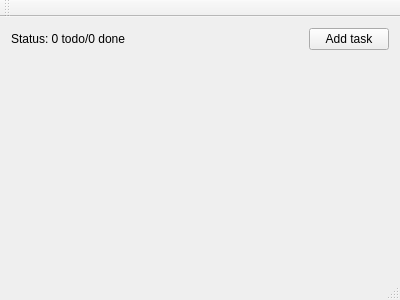
<?xml version="1.0" encoding="UTF-8"?>
<ui version="4.0">
 <class>MainWindow</class>
 <widget class="QMainWindow" name="MainWindow">
  <property name="geometry">
   <rect>
    <x>0</x>
    <y>0</y>
    <width>400</width>
    <height>300</height>
   </rect>
  </property>
  <property name="windowTitle">
   <string>MainWindow</string>
  </property>
  <widget class="QWidget" name="centralWidget">
   <layout class="QVBoxLayout" name="verticalLayout">
    <item>
     <layout class="QHBoxLayout" name="horizontalLayout">
      <item>
       <widget class="QLabel" name="statusLabel">
        <property name="text">
         <string>Status: 0 todo/0 done</string>
        </property>
       </widget>
      </item>
      <item>
       <spacer name="horizontalSpacer">
        <property name="orientation">
         <enum>Qt::Horizontal</enum>
        </property>
        <property name="sizeHint" stdset="0">
         <size>
          <width>40</width>
          <height>20</height>
         </size>
        </property>
       </spacer>
      </item>
      <item>
       <widget class="QPushButton" name="addTaskButton">
        <property name="text">
         <string>Add task</string>
        </property>
       </widget>
      </item>
     </layout>
    </item>
    <item>
     <layout class="QVBoxLayout" name="tasksLayout"/>
    </item>
    <item>
     <spacer name="verticalSpacer">
      <property name="orientation">
       <enum>Qt::Vertical</enum>
      </property>
      <property name="sizeHint" stdset="0">
       <size>
        <width>20</width>
        <height>40</height>
       </size>
      </property>
     </spacer>
    </item>
   </layout>
  </widget>
  <widget class="QMenuBar" name="menuBar">
   <property name="geometry">
    <rect>
     <x>0</x>
     <y>0</y>
     <width>400</width>
     <height>23</height>
    </rect>
   </property>
  </widget>
  <widget class="QToolBar" name="mainToolBar">
   <attribute name="toolBarArea">
    <enum>TopToolBarArea</enum>
   </attribute>
   <attribute name="toolBarBreak">
    <bool>false</bool>
   </attribute>
  </widget>
  <widget class="QStatusBar" name="statusBar"/>
 </widget>
 <layoutdefault spacing="6" margin="11"/>
 <resources/>
 <connections/>
</ui>
